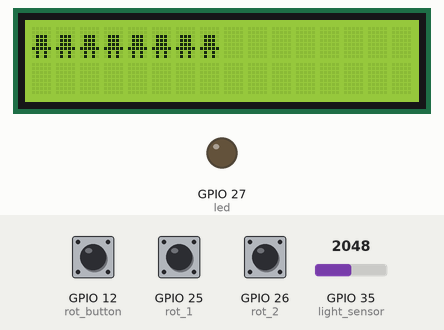
Recording of a program running on a simulated ESP32 board running MicroPython. On the bench: 16×2 character LCD, output pins drawn as LEDs (lit = HIGH). Inputs (shaded band) come from the test bench; at power-on: GPIO 12 (rot_button) HIGH, GPIO 26 (rot_2) HIGH, GPIO 35 (light_sensor) = 2048, GPIO 25 (rot_1) HIGH (analog values on the 0–4095 scale). Library files of the repository ran but are not shown: i2c_lcd.py, hcsr04.py; what the program prints to the serial console is not drawn.

Above: at 1.2 s.
1.3 s: GPIO 12 (rot_button) pulled LOW for 0.15 s
At 2.9 s:
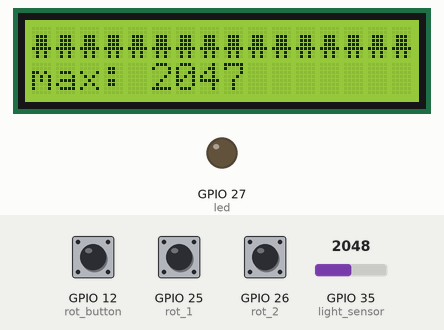
3.3 s: GPIO 26 (rot_2) pulled LOW for 0.15 s
At 3.9 s:
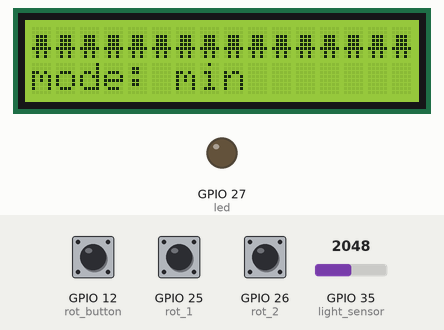
4.9 s: GPIO 35 (light_sensor) set to 2186
At 5.7 s:
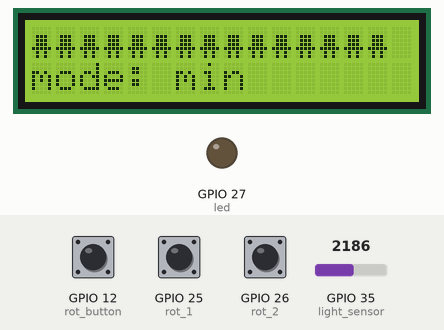
6.8 s: GPIO 12 (rot_button) pulled LOW for 1 s
At 9.0 s:
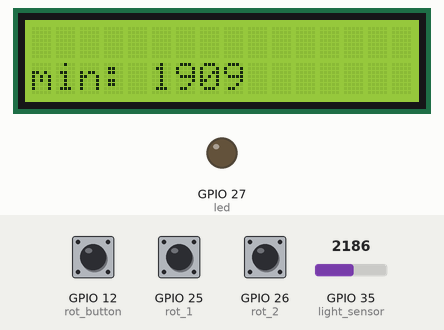
9.3 s: GPIO 35 (light_sensor) set to 2047
At 10.4 s:
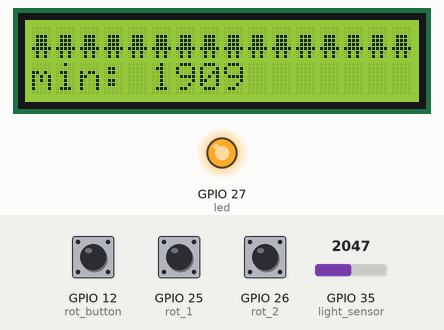
10.8 s: GPIO 12 (rot_button) pulled LOW for 0.15 s
At 11.2 s:
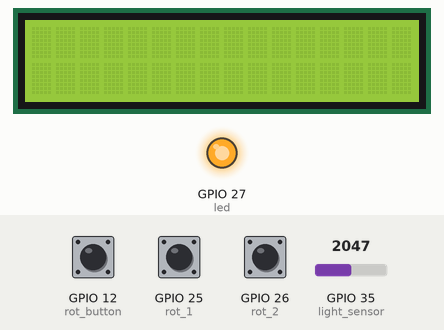
Timing chart, 0 to 13.8 s (numbered marks = the images above; inputs shaded):
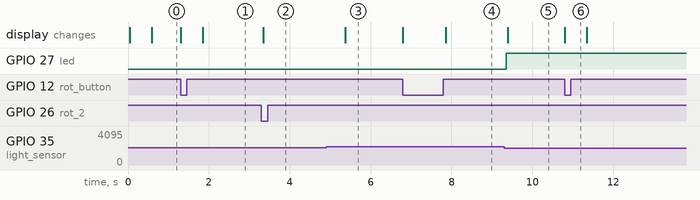

Measured:
- the behaviour switches between 2111 and 2112 on GPIO 35 (light_sensor) (found by bisection; images 2 and 3)
- after the input at 1.3 s, the display: first changes at once (image 1 shows a later state)
- after the input at 3.3 s, the display: changes at once (image 2)
- after the input at 4.9 s, the display: changes after 0.48 s (image 3)
- after the input at 6.8 s, the display: first changes at once (image 4 shows a later state)
- after the input at 9.3 s, GPIO 27 (led): LOW → HIGH after 0.05 s; the display: changes after 0.09 s (image 5)
- after the input at 10.8 s, the display: changes at once (image 6)

The program:

assignment_6_part2.py
```python
### Rebecca Martens and Kavin Bhuvan
from machine import Pin, ADC, I2C
import i2c_lcd
from hcsr04 import HCSR04 ## distance sensor
import time

## display
display = I2C(0, scl=Pin(22), sda=Pin(23))
devices = display.scan()
print(devices)
lcd = i2c_lcd.I2cLcd(display, 0x27, 2, 16)

#bitmoji
heart = [
    0b00000,
    0b01010,
    0b11111,
    0b11111,
    0b01110,
    0b00100,
    0b00000,
    0b00000,
    ]
led = [
    0b00000,
    0b00000,
    0b01110,
    0b01110,
    0b01110,
    0b11111,
    0b01010,
    0b01010,
    ]
lcd.custom_char(0,heart)
lcd.custom_char(1, led)

#sensor scaling
preset_min = 0
preset_max = 4095

##rotary encoder
rot_1 = Pin(25, Pin.IN, Pin.PULL_UP)
rot_2 = Pin(26, Pin.IN, Pin.PULL_UP)
rot_button = Pin(12, Pin.IN, Pin.PULL_UP)
debounce = 0.5
old = 1

## light sensor
light_sensor = ADC(Pin(35)) # wire connected to AO
light_sensor.atten(ADC.ATTN_11DB)

##led
led = Pin (27,Pin.OUT)
led.value(0)

#intialzing
min_val = preset_min
max_val = preset_max
mode = 'max'
lcd.clear()

last_refresh = time.ticks_ms()
while True:
    #sensor reading range selection
    if time.ticks_diff(time.ticks_ms(), last_refresh) >= 500:
        sensor_reading = 4095 - light_sensor.read()
    #     print(sensor_reading) #actual
        icon = round(((sensor_reading-min_val) / (max_val-min_val))*16)
        icon = max(0,min(icon, 16))

        #led on / off setup
        if sensor_reading < min_val or sensor_reading > max_val:
            led.value(1)
        else:
            led.value(0)

        # Display sensor range using icon
        lcd.move_to(0,0)
        for i in range (icon):
            lcd.show_char(1)

        lcd.putstr((' ')*(16-icon))
        last_refresh = time.ticks_ms()

    #min / max value toggle
    if old != rot_2.value():
        if rot_2.value() == 0:
            if rot_1.value()==0:
                mode = 'max'
                print('right: max')
            else:
                mode = 'min'
                print('left: min')

            lcd.move_to(0,1)
            lcd.putstr(f'mode: {mode}    ')

        old = rot_2.value()


    if rot_button.value() == 0:
        lcd.clear()
        time.sleep(debounce)

        if mode == 'min':
            min_val = sensor_reading
            lcd.move_to(0,1)
            lcd.putstr(f'min: {min_val}')
            print ('min')
        elif mode == 'max':
            max_val = sensor_reading
            lcd.move_to(0,1)
            lcd.putstr(f'max: {max_val}')
            print ('max')
```
